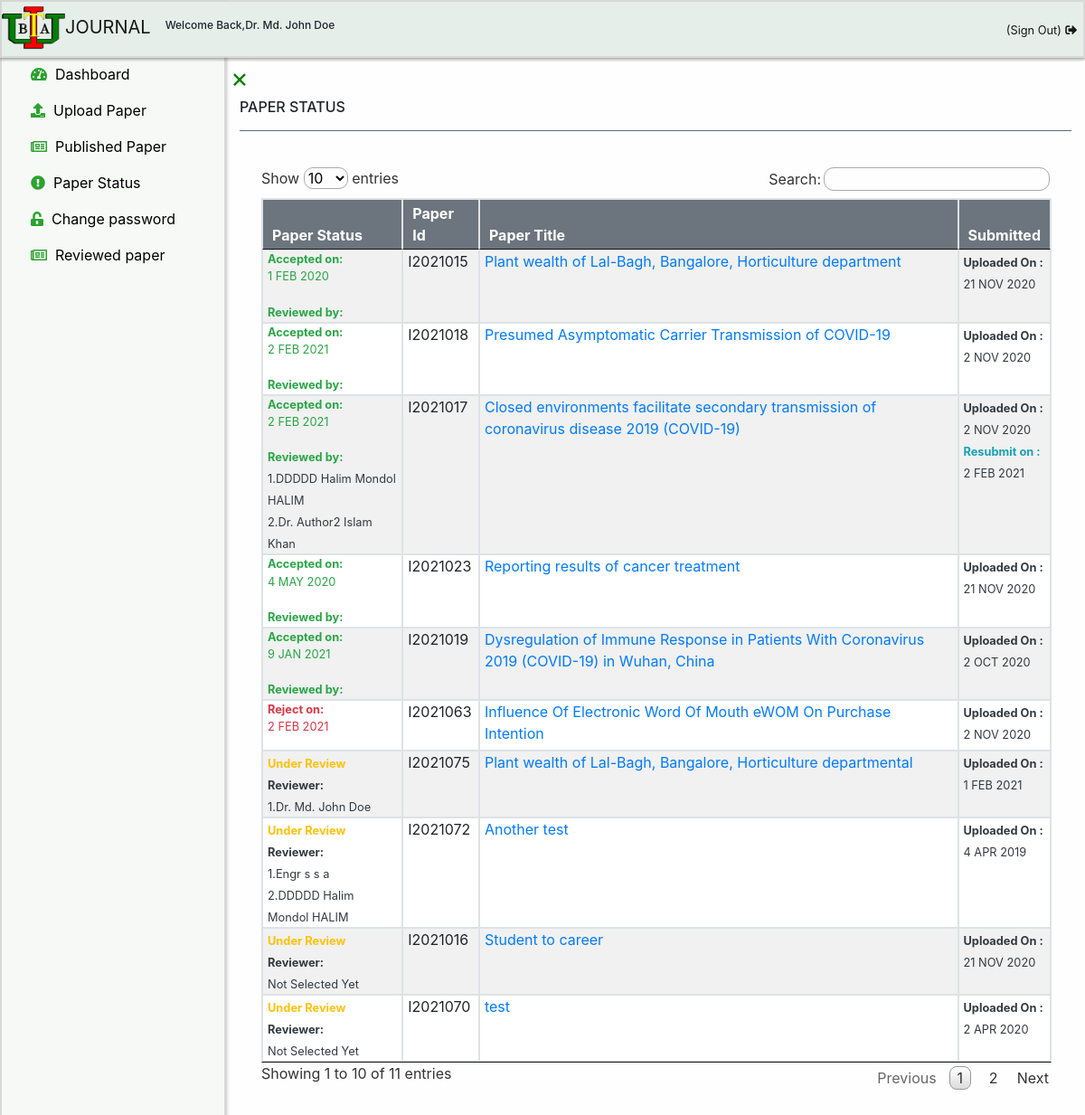
/author/authorpaperstatus.php (signed in), run on the app's committed database.
### tables this page shows
CREATE TABLE `author` (
  `id` int(11) NOT NULL,
  `username` varchar(100) NOT NULL,
  `title` varchar(100) NOT NULL,
  `firstname` varchar(100) NOT NULL,
  `middlename` varchar(100) DEFAULT NULL,
  `lastname` varchar(100) NOT NULL,
  `primaryemail` varchar(100) NOT NULL,
  `primaryemailcc` varchar(100) NOT NULL,
  `secondaryemail` varchar(100) NOT NULL,
  `secondaryemailcc` varchar(100) NOT NULL,
  `password` varchar(100) NOT NULL,
  `contact` varchar(100) NOT NULL,
  `address` varchar(100) NOT NULL,
  `registrationtime` timestamp NOT NULL DEFAULT current_timestamp(),
  `reviewerselection` int(11) DEFAULT NULL,
  `editorselection` int(11) DEFAULT NULL,
  `validation_code` varchar(255) NOT NULL,
  `activation` int(11) DEFAULT NULL
);

CREATE TABLE `paper` (
  `id` int(100) NOT NULL,
  `paperid` varchar(255) DEFAULT NULL,
  `authoremail` varchar(100) NOT NULL,
  `papername` varchar(255) NOT NULL,
  `numberofcoauthor` int(11) DEFAULT NULL,
  `abstract` varchar(8000) NOT NULL,
  `name` varchar(255) NOT NULL,
  `name1` varchar(255) NOT NULL,
  `name2` varchar(255) NOT NULL,
  `type` varchar(255) NOT NULL,
  `type1` varchar(255) NOT NULL,
  `type2` varchar(255) NOT NULL,
  `action` int(11) DEFAULT NULL,
  `pdate` int(11) DEFAULT NULL,
  `pmonth` int(11) DEFAULT NULL,
  `pyear` int(11) DEFAULT NULL,
  `uploaddate` int(100) DEFAULT NULL,
  `uploadmonth` int(100) DEFAULT NULL,
  `uploadyear` int(100) DEFAULT NULL,
  `coauthorname` varchar(1000) NOT NULL,
  `coauthoremail` varchar(1000) NOT NULL,
  `coauthordept` varchar(1000) NOT NULL,
  `coauthorinstitute` varchar(1000) NOT NULL,
  `coauthoraddress` varchar(1000) NOT NULL,
  `resubmitpaper` varchar(255) DEFAULT NULL,
  `resubmitdate` int(100) DEFAULT NULL,
  `resubmitmonth` int(100) DEFAULT NULL,
  `resubmityear` int(100) DEFAULT NULL,
  `reject` int(100) DEFAULT NULL,
  `rejectdate` int(100) DEFAULT NULL,
  `rejectmonth` int(100) DEFAULT NULL,
  `rejectyear` int(11) DEFAULT NULL
);

### functions.php (called while the page is built, shortened)
<?php
                    function month($months) {
                        $arraymonth = array("JAN","FEB","MAR","APR","MAY","JUN","JUL","AUG","SEPT","OCT","NOV","DEC");
                        return $arraymonth[$months-1];
                    }
?>

### author/authorpaperstatus.php (the view, shortened to what this page needs)
<?php
include('../link/config.php');
include('../functions.php');
if(strlen($_SESSION['alogin'])=="")
    {
    header("Location: ../login");
    }
    else
    {
        $authoremail = $_SESSION["email"];
                       $sql = "SELECT author.id,author.username,author.primaryemail,author.password,author.contact from author where primaryemail='$authoremail'";
                       $query = $dbh->prepare($sql);
                       $query->execute();
                       if($query->rowCount() > 0)
                       {
?>
<!DOCTYPE html>
<html lang="en">
<head>
    <link rel="stylesheet" href="../css/bootstrap.min.css">
    <link rel="stylesheet" href="../css/jquery.dataTables.min.css">
    <link rel="stylesheet" href="../css/index.css">
    <link rel="stylesheet" href="../css/fontawesome.v5.3.1.all.css">
</head>
<body>
<div class="sticky-top header-floating">
<?php
include 'author-header.php';
?>
</div>
<div id="mySidebar" class="sidebar">
  <?php
  include 'author-sidebar.php';
  ?>
</div>
<div id="main">
<a href="javascript:void(0)" class="closebtn" id="closesignof" onclick="closeNav()">×</a>
<div class="container">
<h6>PAPER STATUS</h6>
  <hr class="bg-secondary" >
  <div class="table-responsive table-responsive-lg table-responsize-xl table-responsive-sm p-4">
<table id="dtBasicExample" class="table table-striped table-bordered table-hover">
<thead>
        <tr class="bg-secondary text-white">
            <th >Paper Status</th>
            <th >Paper Id</th>
            <th >Paper Title</th>
            <th >Submitted</th>
        </tr>
</thead>
<tbody id="myTable-admin">
        <?php $sql = "SELECT paper.paperid,paper.authoremail,paper.papername,paper.abstract,paper.name,paper.type,paper.action,paper.numberofcoauthor,paper.pdate,paper.pmonth,paper.pyear,paper.uploaddate,paper.uploadmonth,paper.uploadyear,paper.coauthorname,paper.resubmitpaper,paper.resubmitdate,paper.resubmitmonth,paper.resubmityear,paper.reject,paper.rejectdate,paper.rejectmonth,paper.rejectyear from paper WHERE authoremail='$authoremail' ORDER BY uploadyear DESC";
            $query = $dbh->prepare($sql);
            $query->execute();
            $results=$query->fetchAll(PDO::FETCH_OBJ);
            if($query->rowCount() > 0)
            {
            foreach($results as $result)
            {
                $paperid = htmlentities($result->paperid);
                ?>
<tr>
<td class="text-dark">
<small>
 <?php
$primaryemailarray = array();
$sqlreviewer = "SELECT primaryemail FROM reviewertable WHERE paperid = '$paperid'";
$resultreviewer = mysqli_query($link,$sqlreviewer );
foreach($resultreviewer as $filerev) {
    array_push($primaryemailarray,$filerev['primaryemail']);
}
 ?>
   <?php
  $rejected = htmlentities($result->reject);
  $rejectdate = htmlentities($result->rejectdate);
  $rejectmonth = htmlentities($result->rejectmonth);
  $rejectyear = htmlentities($result->rejectyear);
  $rejectmaindate = $rejectdate.' '.$arraymonth[intval($rejectmonth)-1].' '.$rejectyear;
  $accepted = htmlentities($result->action);
  $pdate = htmlentities($result->pdate);
  $pmonth = htmlentities($result->pmonth);
  $pyear = htmlentities($result->pyear);
  $mainpdate =$pdate.' '.$arraymonth[intval($pmonth)-1].' '.$pyear;
  if($accepted == 1 ) {
      echo "<p class='text-success'><b>Accepted on:<br></b> ".$mainpdate.'</p>';
      echo "<b><span class='text-success'>Reviewed by:</span></b>".'<br>';
      $cnt1 =1;
      foreach ($primaryemailarray as $err) {
        $sqlauthorname1 = "SELECT * FROM author WHERE  primaryemail= '$err' ";
        $resultauthorname1 = mysqli_query($link,$sqlauthorname1);
        $fileauthorname1 = mysqli_fetch_assoc($resultauthorname1);
            $title = $fileauthorname1['title'];
            $fname= $fileauthorname1['firstname'];
            $middlename= $fileauthorname1['middlename'];
            $lastname= $fileauthorname1['lastname'];
            $authorname23 =  $title.' '.$fname.' '.$middlename.' '.$lastname;
         echo $cnt1 .'.'.$authorname23.'<br>';
         $cnt1 = $cnt1 + 1;
}
  }
  else if ($rejected==1) {
    echo "<p class='text-danger'><b>Reject on:<br></b> ".$rejectmaindate.'</p>';
  }
  else  {
     echo "<b><span class='text-warning'>Under Review</span> <br>Reviewer:</b>".'<br>';
      if(empty($primaryemailarray)) {
          echo "Not Selected Yet";
      }
      else {
          $cnt = 1;
    foreach ($primaryemailarray as $es) {
        $sqlauthorname = "SELECT * FROM author WHERE  primaryemail= '$es' ";
        $resultauthorname = mysqli_query($link,$sqlauthorname);
        $fileauthorname = mysqli_fetch_assoc($resultauthorname);
            $title = $fileauthorname['title'];
            $fname= $fileauthorname['firstname'];
            $middlename= $fileauthorname['middlename'];
            $lastname= $fileauthorname['lastname'];
            $authorname =  $title.' '.$fname.' '.$middlename.' '.$lastname;
         echo $cnt.'.'.$authorname.'<br>';
         $cnt = $cnt + 1;
}
  }
}
  ?>
  </small>
</td>
<td>
<?php  echo htmlentities($result->paperid); ?>
</td>
<td>
<a href="paperdetails.php?paperid=<?php echo htmlentities($result->paperid);?>"><?php  echo htmlentities($result->papername); ?></a>
</td>
<td class="text-dark">
<small>
<b>Uploaded On :</b><br>
<?php
  $uploaddate = htmlentities($result->uploaddate);
  $uploadmonth = htmlentities($result->uploadmonth);
  $uploadyear = htmlentities($result->uploadyear);
  $maindate =$uploaddate.' '.month($uploadmonth).' '.$uploadyear;
  echo $maindate.'<br>';
 $resubmitdate = htmlentities($result->resubmitdate);
 if(!empty($resubmitdate)){
   echo '<b class="text-info">Resubmit on :</b><br>';
  $resubmitmonth = htmlentities($result->resubmitmonth);
  $resubmityear = htmlentities($result->resubmityear);
  $mainresubmitdate = $resubmitdate.' '.$arraymonth[$resubmitmonth-1].' '.$resubmityear;
  echo $mainresubmitdate;
 }
?>
</small>
</td>
</tr>
<?php }} ?>
</tbody>
</table>
</div>
    </div>
    </div>
</body>
</html>
<?php
            }
            else {
              echo "<script>alert('You are not a Author.Try to log in as an Author');</script>";
              header("refresh:0;url=../login");
            }
} ?>

### author/author-header.php (shortened to what this page needs)
<?php
include('../link/config.php');
if(strlen($_SESSION['alogin'])=="")
    {
    header("Location: ../login");
    }
    else
    {
               $sql = "SELECT author.id,author.username,author.primaryemail,author.password,author.contact from author where primaryemail='$authoremail'";
               $query = $dbh->prepare($sql);
               $query->execute();
               if($query->rowCount() > 0)
               {
?>
<!DOCTYPE html>
<html lang="en">
<head>
    <link rel="stylesheet" href="../css/heading.css">
    <link rel="stylesheet" href="../css/bootstrap.min.css">
    <link rel="stylesheet" href="https://use.fontawesome.com/releases/v5.3.1/css/all.css">
</head>
<body>
<?php
include '../link/linklocal.php';
$authoremail = $_SESSION["email"];
$sql1 = "SELECT * FROM author WHERE  primaryemail= '$authoremail' ";
$result1 = mysqli_query($link,$sql1);
$file1 = mysqli_fetch_assoc($result1);
$title = $file1['title'];
$fname= $file1['firstname'];
$middlename= $file1['middlename'];
$lastname= $file1['lastname'];
$authorname = $title.' '.$fname.' '.$middlename.' ' .$lastname;
?>
<nav class="navbar nav-class navbar-expand-lg navbar-light">
  <a class="navbar-brand" href="author-dashboard"><img src="../images/Iubat-logo.png">JOURNAL</a>
  <h6 style="font-size:12px;">Welcome Back,<?php  echo $authorname; ?></h6>
  <div class="collapse navbar-collapse" id="navbarSupportedContent">
    <ul class="navbar-nav ml-auto ul-nav">
<li class="nav-item active" >
       <a class="nav-link " href="../logout" onclick="return confirm('Are you sure you want Logging out the system?');" title = "Sign Out"><small>(Sign Out)</small> <i class="fas fa-sign-out-alt"></i></a>
  </li>
        </ul>
  </div>
</nav>
</body>
</html>
    <?php
                }
                else {
                  echo "<script>alert('You are not a Author.Try to log in as an Author');</script>";
                  header("refresh:0;url=../login");
                }
  }
    ?>

### css/index.css (style rules this page uses)
body { background-color: #fefefe !important; }
img { height: 50px; }
.header-floating { box-shadow: 0 2px 3px rgba(0,0,0,0.12), 0 2px 3px rgba(0,0,0,0.24); transition: all 0.3s cubic-bezier(.25,.8,.25,1); border:2px solid rgba(212, 214, 212, 0.904); }
.sidebar { height: 100%; width: 250px; position: fixed; z-index: 1; top: 0; left: 0; background-color: #f7f9f7; overflow-x: hidden; transition: 0.5s; padding-top: 60px; box-shadow: 0 2px 3px rgba(0,0,0,0.12), 0 2px 5px rgba(0,0,0,0.24); border:2px solid rgba(212, 214, 212, 0.904); }
.closebtn { font-size:30px; cursor: pointer; background-color: white; color: green; border: none; margin-left:5px; overflow: hidden; }
#main { transition: margin-left .5s; margin-left:250px; }
.fas, .far, .fab, .fal { font-size: 13px; }

### css/heading.css (style rules this page uses)
.navbar-brand img { height:50px !important; width:70px !important; }
ul li { list-style: none; }
.ul-nav li a { font-weight : 500; border:2px solid transparent; border-radius: 33px; margin-left: 10px; padding:5px !important; }
.nav-class { background-color:#e5eee9 !important; font-size: 16px; }

### data on the page
author: authorname "Dr. Md. John Doe"
paper: paperid "I2021075", papername "Plant wealth of Lal-Bagh, Bangalore, Horticulture departmental", maindate "1 FEB 2021"
paper: mainpdate "1 FEB 2020", paperid "I2021015", papername "Plant wealth of Lal-Bagh, Bangalore, Horticulture department", maindate "21 NOV 2020"
paper: action "Under Review", shows "Reviewer:", paperid "I2021016", papername "Student to career", maindate "21 NOV 2020"
paper: mainpdate "2 FEB 2021", author.title+firstname+middlename "DDDDD Halim Mondol HALIM", paperid "I2021017", papername "Closed environments facilitate secondary transmission of coronavirus disease 2019 (COVID-19)", maindate "2 NOV 2020", mainresubmitdate "2 FEB 2021"
author: authorname23 "Dr. Author2 Islam Khan"
paper: mainpdate "2 FEB 2021", paperid "I2021018", papername "Presumed Asymptomatic Carrier Transmission of COVID-19", maindate "2 NOV 2020"
paper: mainpdate "9 JAN 2021", paperid "I2021019", papername "Dysregulation of Immune Response in Patients With Coronavirus 2019 (COVID-19) in Wuhan, China", maindate "2 OCT 2020"
paper: mainpdate "4 MAY 2020", paperid "I2021023", papername "Reporting results of cancer treatment", maindate "21 NOV 2020"
paper: rejectmaindate "2 FEB 2021", paperid "I2021063", papername "Influence Of Electronic Word Of Mouth eWOM On Purchase Intention", maindate "2 NOV 2020"
paper: action "Under Review", shows "Reviewer:", paperid "I2021070", papername "test", maindate "2 APR 2020"
paper: paperid "I2021072", papername "Another test", maindate "4 APR 2019"
author: authorname "Engr s s a"
author: authorname "DDDDD Halim Mondol HALIM"
